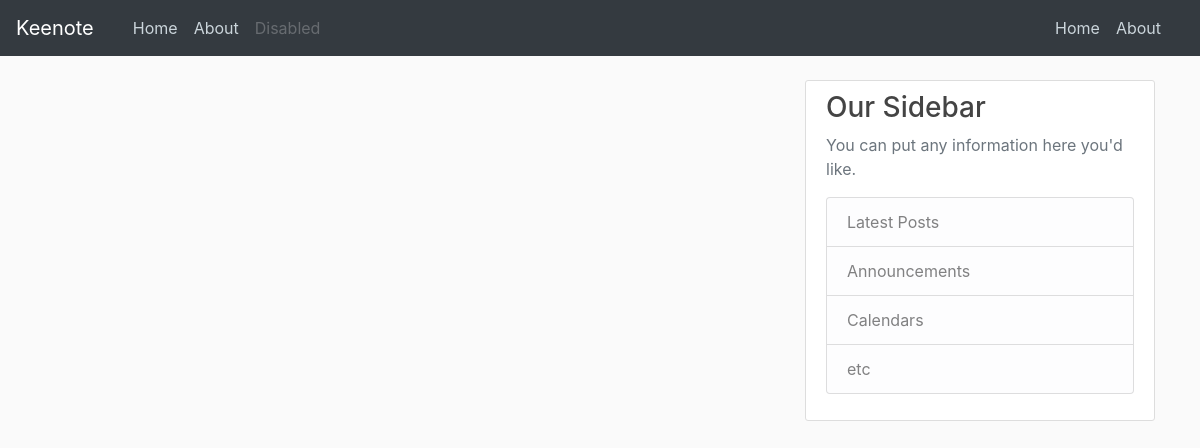
Before: / with the older database file.
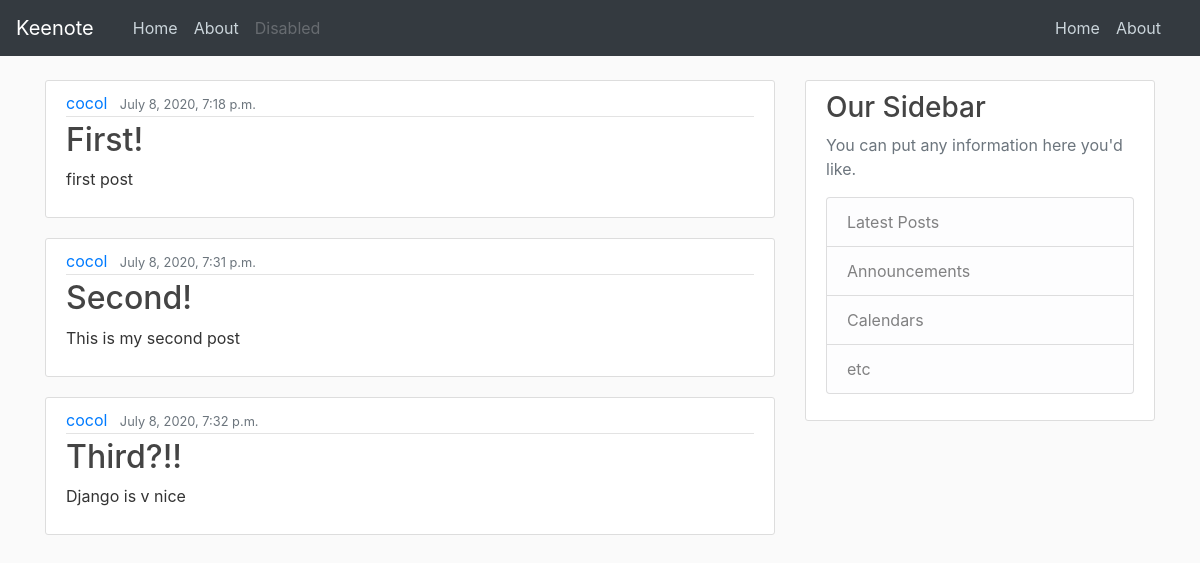
After: the same page with the newer database file.
### blog/models.py (models this page shows, shortened)
class Post(models.Model):
    title = models.CharField(max_length = 200)
    content = models.TextField()
    date_posted = models.DateTimeField(default=timezone.now)
    author = models.ForeignKey(User, on_delete=models.CASCADE)

### blog/views.py (the view)
# urls.py: 2. Add a URL to urlpatterns:  path('', views.home, name='home')
def home(request):
    context = {
        'posts': Post.objects.all()
    }
    return render(request, 'blog/home.html', context)

### blog/templates/blog/home.html
{% extends "blog/base.html" %}
{% block content %}
    {% for post in posts %}
        <article class="media content-section">
            <div class="media-body">
            <div class="article-metadata">
                <a class="mr-2" href="#">{{ post.author }}</a>
                <small class="text-muted">{{ post.date_posted }}</small>
            </div>
            <h2><a class="article-title" href="#">{{ post.title }}</a></h2>
            <p class="article-content">{{ post.content }}</p>
            </div>
        </article>
    {% endfor %}
{% endblock %}

### blog/templates/blog/base.html (shortened to what this page needs)
{% load static %}
<!DOCTYPE html>
<html>
    <head>
        <link rel="stylesheet" href="https://maxcdn.bootstrapcdn.com/bootstrap/4.0.0/css/bootstrap.min.css">
        <link rel="stylesheet" type="text/css" href="{% static 'blog/main.css' %}">
    </head>
    <body>
      <header class="site-header">
        <nav class="navbar navbar-expand-md navbar-dark bg-dark fixed-top">
            <a class="navbar-brand" href="#">Keenote</a>
            <div class="container">
              <div class="collapse navbar-collapse" id="navbarSupportedContent">
                <div class="navbar-nav mr-auto">
                    <a class="nav-link" href="{% url 'blog-home' %}">Home </a>
                    <a class="nav-link" href="{% url 'blog-about' %}">About</a>
                    <a class="nav-link disabled" href="#">Disabled</a>
                </div>
                <div class="navbar-nav">
                  <a class="nav-link" href="{% url 'blog-home' %}">Home</a>
                  <a class="nav-link" href="{% url 'blog-about' %}">About</a>
                </div>
              </div>
            </div>
        </nav>
      </header>
        <main role="main" class="container">
            <div class="row">
                <div class="col-md-8">
                    {% block content %}{% endblock %}
                </div>
                <div class="col-md-4">
                    <div class="content-section">
                      <h3>Our Sidebar</h3>
                      <p class='text-muted'>You can put any information here you'd like.
                        <ul class="list-group">
                          <li class="list-group-item list-group-item-light">Latest Posts</li>
                          <li class="list-group-item list-group-item-light">Announcements</li>
                          <li class="list-group-item list-group-item-light">Calendars</li>
                          <li class="list-group-item list-group-item-light">etc</li>
                        </ul>
                      </p>
                    </div>
                  </div>
            </div>
        </main>
    </body>
</html>

### blog/static/blog/main.css (style rules this page uses)
body { background: #fafafa; color: #333333; margin-top: 5rem; }
h1, h2, h3, h4, h5, h6 { color: #444444; }
ul { margin: 0; }
.site-header .navbar-nav .nav-link { color: #cbd5db; }
.content-section { background: #ffffff; padding: 10px 20px; border: 1px solid #dddddd; border-radius: 3px; margin-bottom: 20px; }
.article-title { color: #444444; }
.article-content { white-space: pre-line; }
.article-metadata { padding-bottom: 1px; margin-bottom: 4px; border-bottom: 1px solid #e3e3e3 }

Changed rows visible on the page:
added Post: author "cocol", date_posted "July 8, 2020, 7:18 p.m.", title "First!", content "first post"
added Post: author "cocol", date_posted "July 8, 2020, 7:31 p.m.", title "Second!", content "This is my second post"
added Post: author "cocol", date_posted "July 8, 2020, 7:32 p.m.", title "Third?!!", content "Django is v nice"
